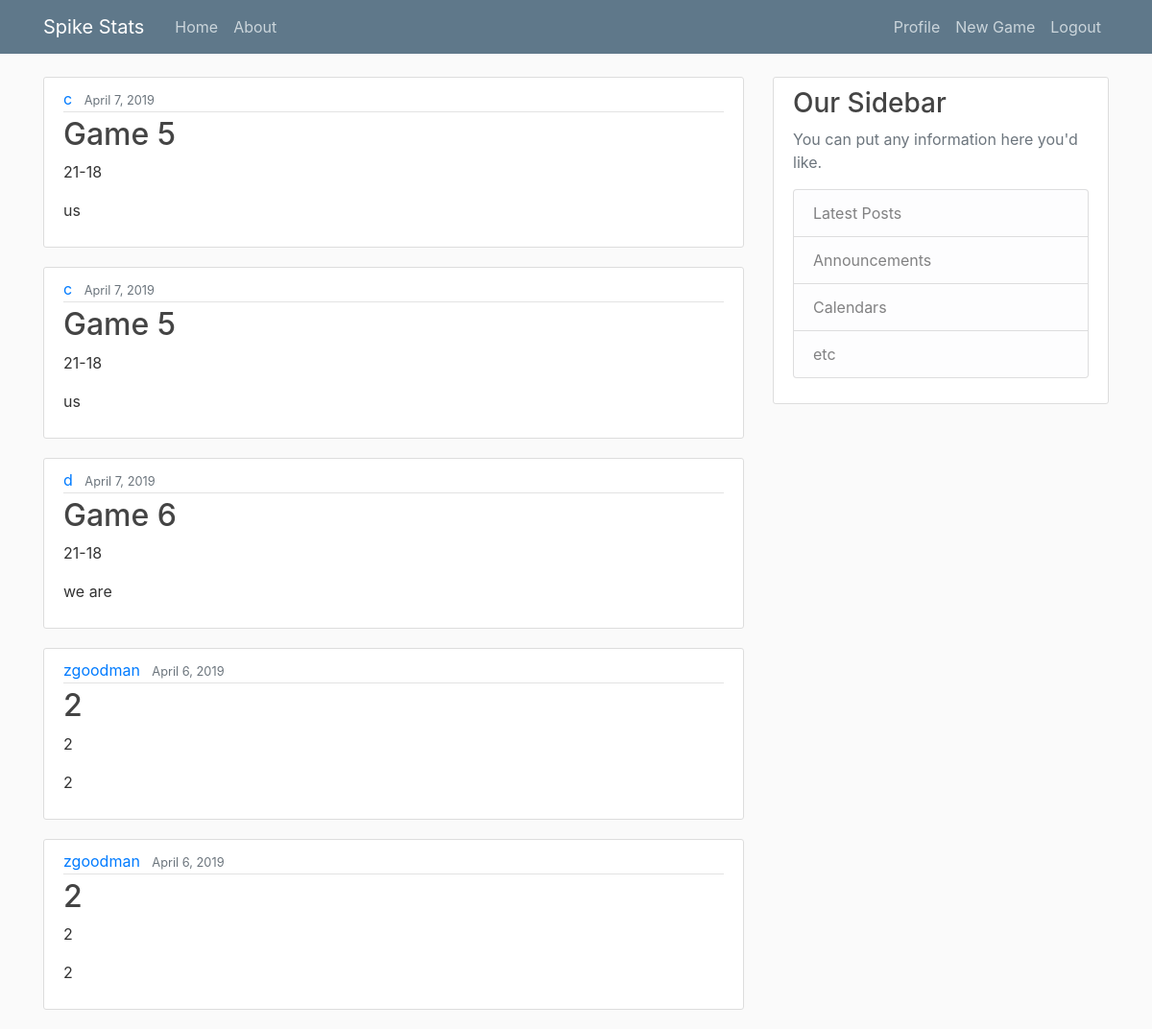
The app's page / (signed in) with its own data.
### spike_stats/models.py (models this page shows, shortened)
class Game(models.Model):
    game = models.CharField(max_length=100, blank=True,null=True)
    score = models.CharField(max_length=10, blank=True,null=True)
    winner = models.CharField(max_length=20, default=None, blank=True,null=True)
    date_played = models.DateField(default=timezone.now)
    creator = models.ForeignKey(User, on_delete=models.CASCADE)
    player1 = models.CharField(max_length=20, blank=True,null=True)
    player2 = models.CharField(max_length=20, blank=True,null=True)
    player3 = models.CharField(max_length=20, blank=True,null=True)
    player4 = models.CharField(max_length=20, blank=True,null=True)

### spike_stats/views.py (the view)
# urls.py: path('', GameListView.as_view(), name='spike_stats-home'),
class GameListView(ListView):
    model = Game
    template_name = 'spike_stats/home.html' # <app>/<model>_<viewtype>.html
    context_object_name = 'games'
    ordering = ['-date_played'] # minus sign orders from newest to oldest
    paginate_by = 5

### spike_stats/templates/spike_stats/home.html
{% extends "spike_stats/base.html" %}
{% block content %}
    {% for game in games %}
		<article class="media content-section">
		  <div class="media-body">
		    <div class="article-metadata">
		      <a class="mr-2" href="#">{{ game.creator }}</a>
		      <small class="text-muted">{{ game.date_played }}</small>
		    </div>
		    <h2><a class="article-title" href="#">{{ game.game }}</a></h2>
				<p class="article-content">{{ game.score }}</p>
				<p class="article-content">{{ game.winner }}</p>
		  </div>
		</article>
    {% endfor %}
{% endblock content %}

### spike_stats/static/spike_stats/main.css (style rules this page uses)
body { background: #fafafa; color: #333333; margin-top: 5rem; }
h1, h2, h3, h4, h5, h6 { color: #444444; }
.content-section { background: #ffffff; padding: 10px 20px; border: 1px solid #dddddd; border-radius: 3px; margin-bottom: 20px; }
.article-title { color: #444444; }
.article-content { white-space: pre-line; }
.article-metadata { padding-bottom: 1px; margin-bottom: 4px; border-bottom: 1px solid #e3e3e3 }

### records on screen
Game: creator "c", date_played "April 7, 2019", game "Game 5", score "21-18", winner "us"
Game: creator "c", date_played "April 7, 2019", game "Game 5", score "21-18", winner "us"
Game: creator "d", date_played "April 7, 2019", game "Game 6", score "21-18", winner "we are"
Game: creator "zgoodman", date_played "April 6, 2019", game "2", score "2", winner "2"
Game: creator "zgoodman", date_played "April 6, 2019", game "2", score "2", winner "2"
